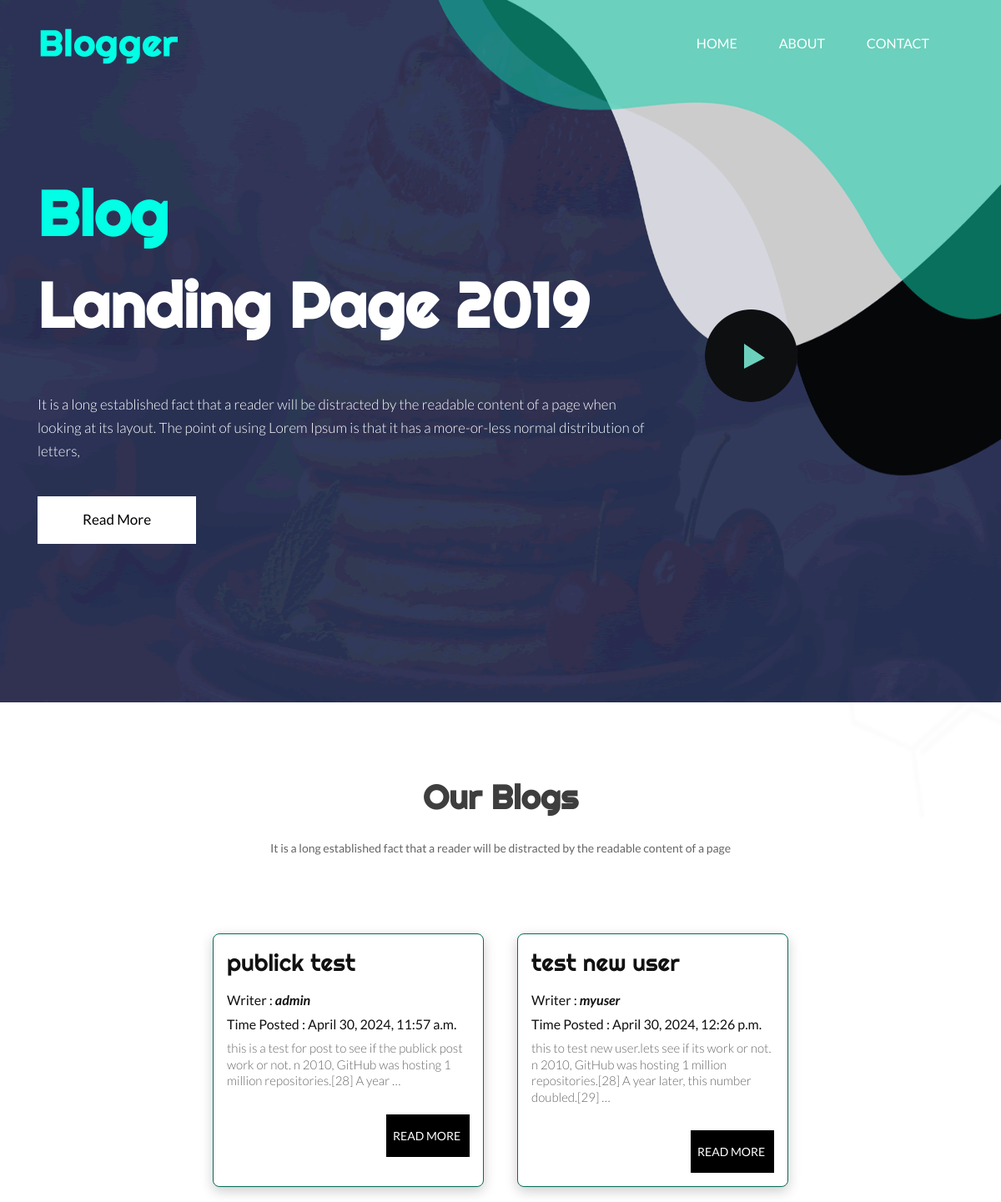
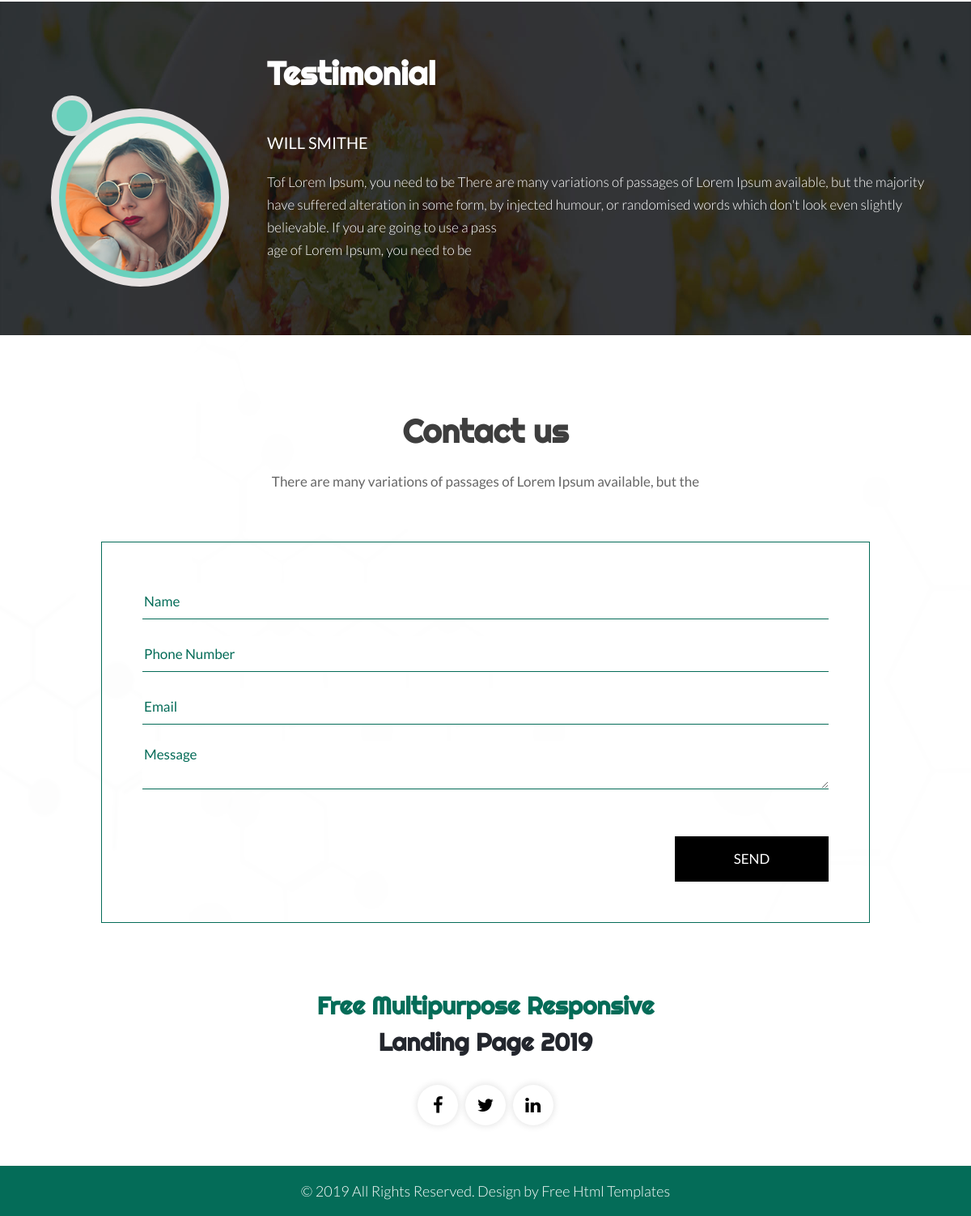
The page / on the database its author committed (2 pictures, top to bottom).
### posts/models.py (models this page shows, shortened)
class Post(models.Model):
    title = models.CharField(max_length=100)
    content = models.TextField()
    date_posted = models.DateTimeField(default=timezone.now)
    is_publick = models.BooleanField(default=False)
    user = models.ForeignKey(User,on_delete=models.CASCADE,null=True)
    class Meta:
        ordering = ['date_posted']

### posts/views.py (the view)
# urls.py: path('',HomePostsListView.as_view(),name='home'),
class HomePostsListView(ListView):   #home page           # template = > index.html
    model = Post
    template_name = 'posts/index.html'
    context_object_name = 'posts_list'
    def get_queryset(self):
        return Post.objects.filter(is_publick=True)

### posts/templates/posts/index.html (shortened to what this page needs)
{% extends "posts/base.html" %}
{% load static %}
{% block content %}
            <section class="banner_main">
               <div class="container">
                  <div class="row d_flex">
                     <div class=" col-xl-8 col-lg-8 col-md-8 col-12-9">
                        <div class="text-bg">
                           <h1>Blog<br> <span class="white1">Landing Page 2019</span></h1>
                           <p>It is a long established fact that a reader will be distracted by the readable content of a page when looking at its layout. The point of using Lorem Ipsum is that it has a more-or-less normal distribution of letters,</p>
                           <a href="#">Read More</a>
                        </div>
                     </div>
                     <div class="col-xl-4 col-lg-4 col-md-4 col-12-3">
                        <div class="text-img">
                           <figure><img src="{% static 'posts/images/box_img.png' %}" alt="#"/></figure>
                        </div>
                     </div>
                  </div>
               </div>
            </section>
         </div>
      </header>
      <div class="blog_main">
         <div class="container">
            <div class="row">
               <div class="col-md-12">
                  <div class="titlepage">
                     <h2>Our Blogs</h2>
                     <span>It is a long established fact that a reader will be distracted by the readable content of a page </span>
                  </div>
               </div>
            </div>
            <div class='card-container'>
               {% for post in posts_list %}
                     <div class='card'>
                        <div class='card-content'>
                           <article>
                              <h3>{{post.title}}</h3>
                              <h4>Writer : <b><i>{{post.user.username}}</i></b></h4>
                              <h4>Time Posted : {{post.date_posted}}</h4>
                              <p>{{post.content|truncatewords:25}}</p>
                              <a href='/post_detail/{{post.id}}' class='post-btn'>Read More</a>
                           </article>
                        </div>
                     </div>
               {% endfor %}
            </div>
         </div>
      </div>
      <div class="section">
            <div id="" class="Testimonial">
                <div class="container">
               <div class="row">
                  <div class="col-md-6 offset-md-3">
                     <div class="titlepage">
                        <h2>Testimonial</h2>
                     </div>
                  </div>
               </div>
               <div class="row d_flex">
                  <div class="col-md-3">
                     <div class="Testimonial_box">
                        <i><img src="{% static 'posts/images/plan1.png' %}" alt="#"/></i>
                     </div>
                  </div>
                  <div class="col-md-9">
                     <div class="Testimonial_box">
                        <h4>will smithe</h4>
                        <p>Tof Lorem Ipsum, you need to be There are many variations of passages of Lorem Ipsum available, but the majority have suffered alteration in some form, by injected humour, or randomised words which don't look even slightly believable. If you are going to use a pass
                        <br>
                        age of Lorem Ipsum, you need to be
                        </p>
                     </div>
                  </div>
               </div>
            </div>
         </div>
      </div>
      <div id="contact" class="contact">
         <div class="container">
            <div class="row">
               <div class="col-md-12">
                  <div class="titlepage">
                     <h2>Contact us</h2>
                     <span>There are many variations of passages of Lorem Ipsum available, but the </span>
                  </div>
               </div>
            </div>
         </div>
         <div class="container">
            <div class="row">
               <div class="col-md-12 ">
                  <form class="main_form ">
                     <div class="row">
                        <div class="col-md-12 ">
                           <input class="form_contril" placeholder="Name " type="text" name="Name ">
                        </div>
                        <div class="col-md-12">
                           <input class="form_contril" placeholder="Phone Number" type="text" name=" Phone Number">
                        </div>
                        <div class="col-md-12">
                           <input class="form_contril" placeholder="Email" type="text" name="Email">
                        </div>
                        <div class="col-md-12">
                           <textarea class="textarea" placeholder="Message" type="text" name="Message"></textarea>
                        </div>
                        <div class="col-sm-12">
                           <button class="send_btn">Send</button>
                        </div>
                     </div>
                  </form>
               </div>
            </div>
         </div>
      </div>
      {% endblock content %}

### rows shown on the page
Post: title "publick test", user.username "admin", date_posted "April 30, 2024, 11:57 a.m.", content "this is a test for post to see if the publick post work or not. n 2010, GitHub was hosting 1 million repositories.[28] A year …"
Post: title "test new user", user.username "myuser", date_posted "April 30, 2024, 12:26 p.m.", content "this to test new user.lets see if its work or not. n 2010, GitHub was hosting 1 million repositories.[28] A year later, this number doubled.[29] …"
